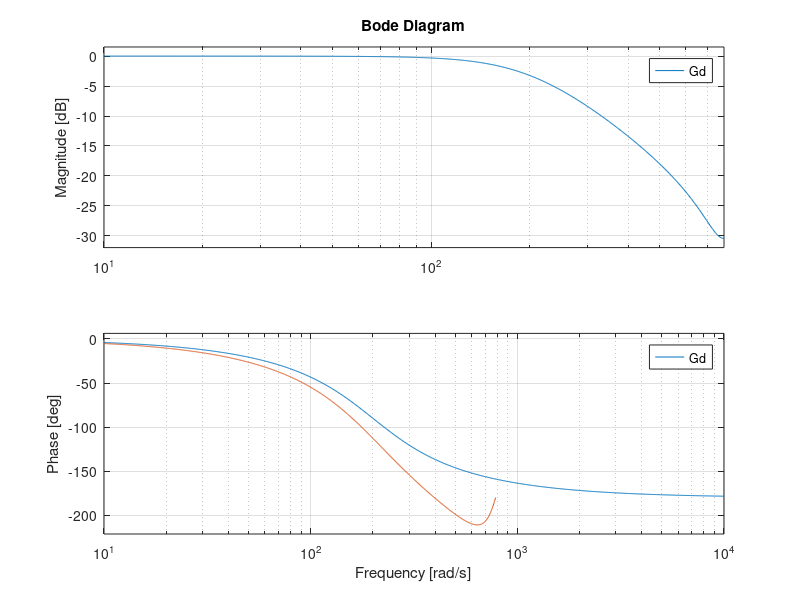
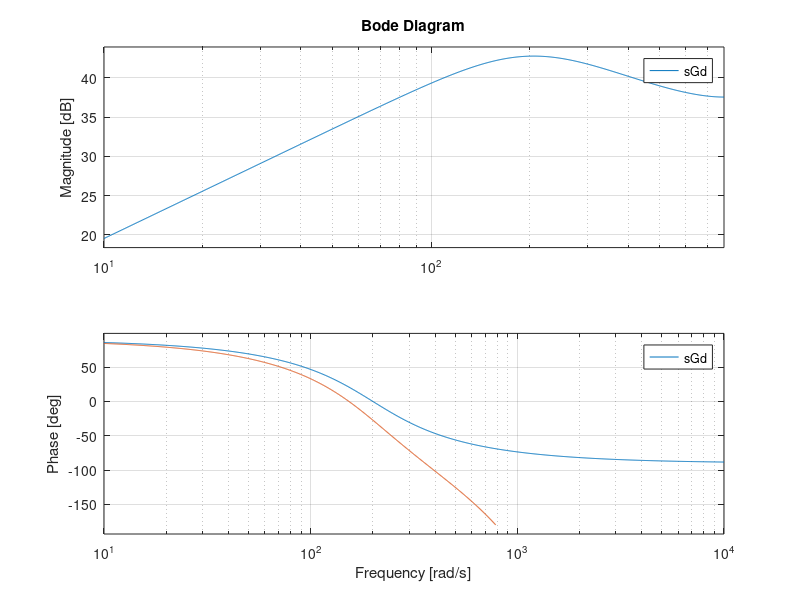

Write the MATLAB code that produced these figures, in order.
clear; clc;

wr = 200;
Fs = 250;
Ts = 1/Fs;

%%
G = tf([wr^2], [1, sqrt(2)*wr, wr^2]);
s = tf([1, 0], [0, 1]);
Gd = c2d(G, Ts, 'zoh');
sGd = c2d(s*G, Ts, 'zoh');

% bode plots
figure()
bode(G)
hold on
bode(Gd)
hold off
legend()

figure()
bode(G*s)
hold on
bode(sGd)
hold off
legend()
